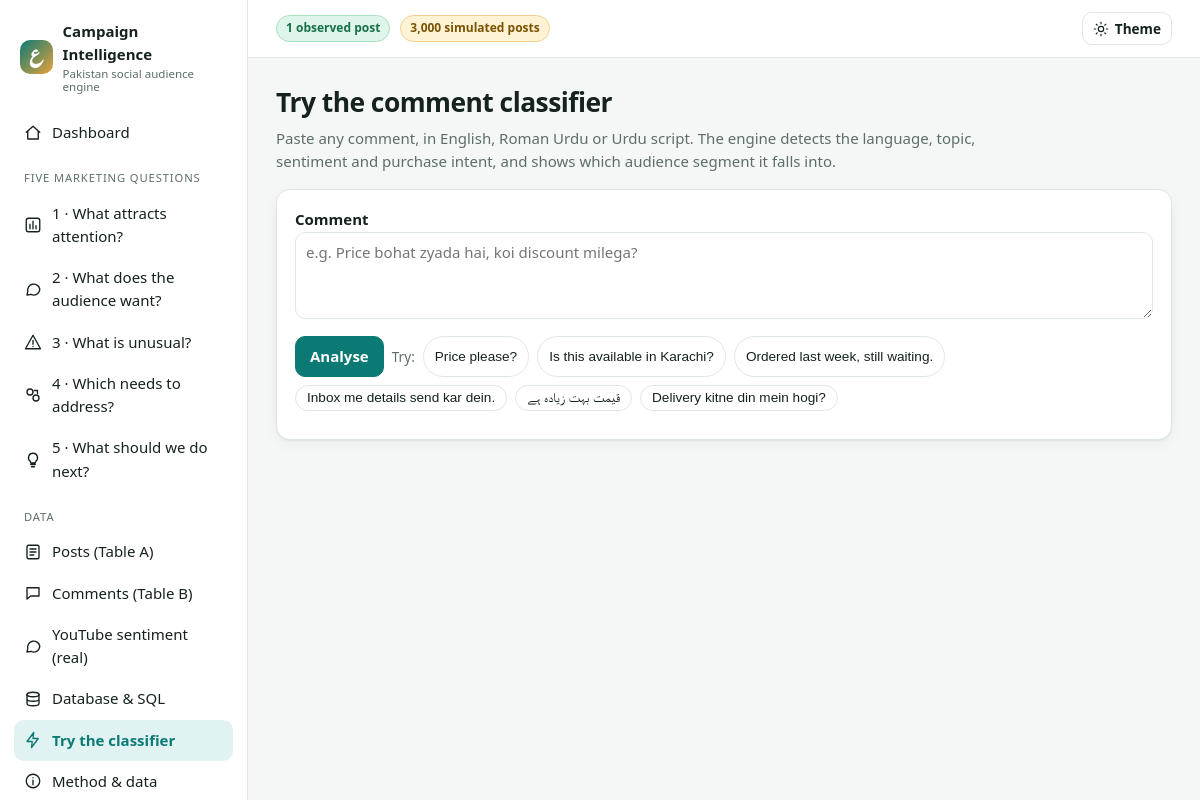
/analyze, run on the app's committed database.
### tables this page shows
CREATE TABLE data_source (
    source_id        INTEGER PRIMARY KEY,
    source_name      TEXT NOT NULL UNIQUE,
    provenance       TEXT NOT NULL CHECK (provenance IN ('observed','simulated')),
    source_url       TEXT,
    collected_on     TEXT NOT NULL,
    reuse_permission TEXT,
    include_in_analysis INTEGER NOT NULL DEFAULT 1 CHECK (include_in_analysis IN (0,1))
);

### campaign_engine/webapp.py (the view)
    @app.route("/analyze")
    def analyze_page():
        return render_template("analyze.html", page="analyze")

### campaign_engine/database.py (called while the page is built, shortened)
def connect(path=None, readonly=False) -> sqlite3.Connection:
    path = Path(path or config.DB_PATH)
    if readonly:
        conn = sqlite3.connect(f"file:{path}?mode=ro", uri=True)
    else:
        conn = sqlite3.connect(path)
    conn.row_factory = sqlite3.Row
    conn.execute("PRAGMA foreign_keys = ON")
    return conn

def frames(path=None):
    path = Path(path or config.DB_PATH)
    key = (str(path), path.stat().st_mtime_ns)
    return _cache["posts"], _cache["comments"]

def query(sql, params=(), path=None) -> list[dict]:
    conn = connect(path, readonly=True)
    try:
        return [dict(r) for r in conn.execute(sql, params).fetchall()]
    finally:
        conn.close()

### campaign_engine/templates/analyze.html (shortened to what this page needs)
{% extends 'base.html' %}{% from '_macros.html' import sent %}
{% block body %}
<div class="pagehead"><div><h1>Try the comment classifier</h1>
<p>Paste any comment, in English, Roman Urdu or Urdu script. The engine detects the language, topic, sentiment and purchase intent, and shows which audience segment it falls into.</p></div></div>
<div class="card"><label for="txt"><strong>Comment</strong></label>
<textarea id="txt" rows="3" maxlength="500" placeholder="e.g. Price bohat zyada hai, koi discount milega?"></textarea>
<div style="display:flex;gap:8px;flex-wrap:wrap;margin:10px 0">
<button class="btn primary" id="go">Analyse</button>
<span class="muted small" style="align-self:center">Try:</span>
{% for e in ['Price please?','Is this available in Karachi?','Ordered last week, still waiting.','Inbox me details send kar dein.','قیمت بہت زیادہ ہے','Delivery kitne din mein hogi?'] %}<button class="chip ex" type="button">{{ e }}</button>{% endfor %}</div>
<div id="out" aria-live="polite"></div></div>
{% endblock %}

### campaign_engine/templates/base.html (shortened to what this page needs)
{% from '_macros.html' import icon %}
<!doctype html>
<html lang="en" data-theme="light">
<head>
<link rel="stylesheet" href="{{ url_for('static', filename='css/app.css') }}">
</head>
<body>
<div class="app">
  <aside class="sidebar" id="sidebar" aria-label="Main navigation">
    <div class="logo"><div class="mark">ع</div><div>Campaign Intelligence<small>Pakistan social audience engine</small></div></div>
    {% macro item(ep, label, ic, key, keep=True) %}
      <a href="{{ fq(ep) if keep else url_for(ep) }}" class="{{ 'active' if page==key }}" {% if page==key %}aria-current="page"{% endif %}>{{ icon(ic) }}<span>{{ label }}</span></a>
    {% endmacro %}
    <nav class="nav">
      {{ item('dashboard','Dashboard','home','dashboard') }}
      <div class="nav-label">Five marketing questions</div>
      {{ item('content','1 · What attracts attention?','content','content') }}
      {{ item('audience','2 · What does the audience want?','audience','audience') }}
      {{ item('anomalies','3 · What is unusual?','alert','anomalies') }}
      {{ item('segments','4 · Which needs to address?','segments','segments') }}
      {{ item('recommendations','5 · What should we do next?','bulb','recommendations', False) }}
      <div class="nav-label">Data</div>
      {{ item('posts_list','Posts (Table A)','posts','posts') }}
      {{ item('comments_list','Comments (Table B)','comments','comments') }}
      {{ item('youtube','YouTube sentiment (real)','audience','youtube', False) }}
      {{ item('database_page','Database & SQL','db','database', False) }}
      {{ item('analyze_page','Try the classifier','try','analyze', False) }}
      {{ item('about','Method & data','info','about', False) }}
    </nav>
  </aside>
  <div class="main">
    <header class="topbar">
      <div style="display:flex;gap:10px;align-items:center">
        {% for s in sources %}<span class="badge-src{{ ' real' if s.provenance=='observed' }}" title="{{ 'Generated for demonstration - not real measurements' if s.provenance=='simulated' else 'Collected from public posts' }}">{{ s.n|num }} {{ s.provenance }} post{{ '' if s.n==1 else 's' }}</span>{% endfor %}
      </div>
      <button class="btn sm" id="themeBtn" aria-label="Toggle light / dark theme">{{ icon('sun') }} Theme</button>
    </header>
    <main class="content" id="main">
      {% block body %}{% endblock %}
    </main>
  </div>
</div>
</body>
</html>

### campaign_engine/static/css/app.css (style rules this page uses)
:root { --bg:#f5f7f6; --surface:#ffffff; --surface2:#f0f4f3; --ink:#15221f; --muted:#5d6e6a; --line:#dfe7e4; --brand:#0b7a75; --brand-ink:#ffffff; --brand-soft:#e0f2f1; --accent:#e9a23b; --good:#1f8a5b; --warn:#b97a00; --bad:#c43a52; --info:#3568b5; --shadow:0 1px 2px rgba(16,40,36,.06),0 4px 14px rgba(16,40,36,.05); --radius:14px; --font:system-ui,-apple-system,"Segoe UI",Roboto,"Noto Sans","Noto Nastaliq Urdu",sans-serif; }
* { box-sizing:border-box }
html { scroll-behavior:smooth }
body { margin:0;background:var(--bg);color:var(--ink);font:15px/1.55 var(--font);-webkit-font-smoothing:antialiased }
a { color:var(--brand);text-decoration:none }
h1 { font-size:1.65rem;margin:0 0 .25rem;letter-spacing:-.02em }
p { margin:.3rem 0 .8rem }
.muted { color:var(--muted) }
.small { font-size:.85rem }
.app { display:grid;grid-template-columns:248px 1fr;min-height:100vh }
.sidebar { background:var(--surface);border-right:1px solid var(--line);padding:18px 14px;position:sticky;top:0;height:100vh;overflow:auto }
.logo { display:flex;gap:10px;align-items:center;font-weight:700;margin:2px 6px 18px }
.logo .mark { width:34px;height:34px;border-radius:10px;background:linear-gradient(135deg,var(--brand),var(--accent));display:grid;place-items:center;color:#fff;font-weight:800 }
.logo small { display:block;color:var(--muted);font-weight:500;font-size:.72rem;line-height:1.2 }
.nav-label { font-size:.7rem;letter-spacing:.08em;text-transform:uppercase;color:var(--muted);margin:16px 10px 6px }
.nav a { display:flex;gap:10px;align-items:center;padding:9px 10px;border-radius:10px;color:var(--ink);font-weight:500 }
.nav a.active { background:var(--brand-soft);color:var(--brand);font-weight:650 }
.main { min-width:0 }
.topbar { display:flex;gap:10px;align-items:center;justify-content:space-between;padding:12px 28px;border-bottom:1px solid var(--line);background:var(--surface);position:sticky;top:0;z-index:20 }
.content { padding:24px 28px 60px;max-width:1360px }
.badge-src { font-size:.75rem;padding:3px 9px;border-radius:99px;background:#fff3d6;color:#7a5200;border:1px solid #f2d08a;font-weight:600 }
.badge-src.real { background:#dff5e9;color:#18704a;border-color:#a9dfc2 }
select,input[type=text],input[type=search],textarea { font:inherit;color:var(--ink);background:var(--surface);border:1px solid var(--line);border-radius:10px;padding:8px 10px;min-width:150px }
textarea { width:100%;min-width:0;resize:vertical }
.btn { display:inline-flex;gap:6px;align-items:center;font:inherit;font-weight:600;border:1px solid var(--line);background:var(--surface);color:var(--ink);padding:8px 14px;border-radius:10px;cursor:pointer }
.btn.primary { background:var(--brand);color:var(--brand-ink);border-color:var(--brand) }
.btn.sm { padding:5px 10px;font-size:.85rem }
.chip { display:inline-block;padding:4px 11px;border-radius:99px;border:1px solid var(--line);background:var(--surface);font-size:.85rem;color:var(--ink) }
.card { background:var(--surface);border:1px solid var(--line);border-radius:var(--radius);padding:18px;box-shadow:var(--shadow) }
.card { min-width:0 }
.pagehead { display:flex;justify-content:space-between;align-items:flex-start;gap:16px;margin-bottom:16px;flex-wrap:wrap }
.pagehead p { max-width:760px;margin:0;color:var(--muted) }

### data on the page
data_source: n|num "1", provenance "observed"
data_source: n|num "3,000", provenance "simulated", n "s"

### other printed values
{{ e }} "Price please?" "Is this available in Karachi?" "Ordered last week, still waiting." "Inbox me details send kar dein." "قیمت بہت زیادہ ہے" "Delivery kitne din mein hogi?"
